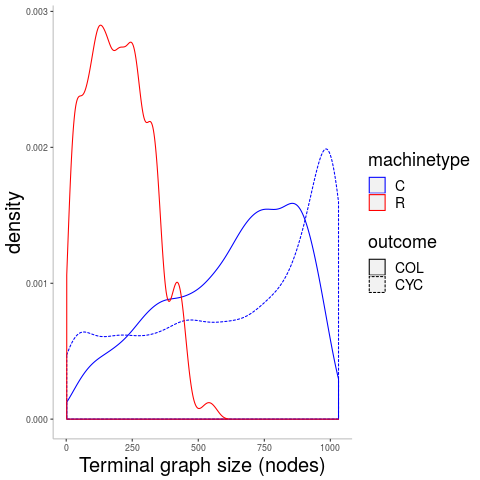

This chart was generated by the following R code:
# Distribution - terminal graph size, select initnrnodes
# 'primes' db

p <- ggplot() +
    geom_density(data=filter(
        sd,
        mach_outc == 'C->COL' | mach_outc == 'C->CYC' | mach_outc == 'R->COL',
        initnrnodes == 1031
      ),
      mapping=aes(
        x=finnrnodes,
        color=machinetype,
        linetype=outcome
      )
    ) +
    scale_color_manual(values=c("blue", "red")) +
    theme(
        legend.title=element_text(size=18),
        legend.text=element_text(size=14),
        axis.title=element_text(size=20),
        legend.title.align=0.5,
        axis.line = element_line(color="gray"),
        panel.background=element_blank()
    ) +
    labs(
        x ="Terminal graph size (nodes)"
    )

print(p)
dev.copy(png, filename="../outcomes-finnn-dist.png")
dev.off()
